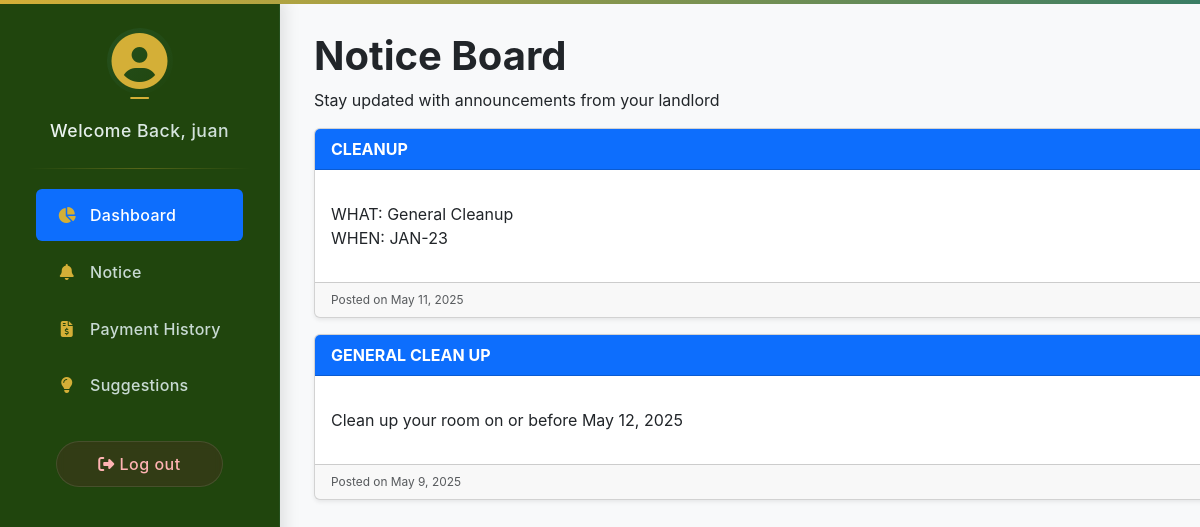
Page /notice.php (signed in) on the committed database.
### tables this page shows
CREATE TABLE `announcements` (
  `announcement_id` int(11) NOT NULL AUTO_INCREMENT,
  `title` varchar(255) NOT NULL,
  `content` text NOT NULL,
  `posted_on` datetime DEFAULT current_timestamp(),
  PRIMARY KEY (`announcement_id`)
);

### notice.php (the view, shortened to what this page needs)
<?php
include 'connection/db.php';
$announcementQuery = "SELECT title, content, posted_on FROM announcements ORDER BY posted_on DESC LIMIT 10";
$announcements = $conn->query($announcementQuery);
?>
<!DOCTYPE html>
<html lang="en">
<head>
  <link rel="stylesheet" href="https://cdnjs.cloudflare.com/ajax/libs/font-awesome/6.4.0/css/all.min.css">
  <link href="https://cdn.jsdelivr.net/npm/bootstrap@5.3.0/dist/css/bootstrap.min.css" rel="stylesheet">
  <link rel="stylesheet" href="CSS/styles.css">
</head>
<body>
  <?php include 'sidebar.php'; ?>
  <div class="main-content">
    <div class="container-fluid">
    <div class="row">
    <div class="col-lg-10 mr-4" style="margin-left: 270px;">
        <h1><strong>Notice Board</strong></h1>
        <p>Stay updated with announcements from your landlord</p>
        <?php if ($announcements && $announcements->num_rows > 0): ?>
          <?php while ($notice = $announcements->fetch_assoc()): ?>
            <div class="card mb-3 shadow-sm">
              <div class="card-header bg-primary text-white">
                <strong><?php echo htmlspecialchars($notice['title']); ?></strong>
              </div>
              <div class="card-body">
                <p class="card-text"><?php echo nl2br(htmlspecialchars($notice['content'])); ?></p>
              </div>
              <div class="card-footer text-muted">
                <small>Posted on <?php echo date("F j, Y", strtotime($notice['posted_on'])); ?></small>
              </div>
            </div>
          <?php endwhile; ?>
        <?php else: ?>
          <div class="alert alert-info">No announcements found at this time.</div>
        <?php endif; ?>
      </div>
    </div>
  </div>
  </div>
</body>
</html>

### CSS/styles.css (style rules this page uses)
:root { --dark-green: #20450d; --medium-green: #1d3b31; --light-green: #2a4d40; --accent-green: #3a7d64; --gold-accent: #d4af37; --text-light: #f0f7f4; --text-muted: #c8dad3; }
body { font-family: 'Inter', -apple-system, BlinkMacSystemFont, sans-serif; margin: 0; padding: 0; background: #f8f9fa; min-height: 100vh; display: flex; flex-direction: column; }
.main-content { flex-grow: 1; padding: 2rem; overflow-y: auto; height: 100vh; }
.card-header { display: flex; justify-content: space-between; align-items: center; margin-bottom: 1rem; }
.card-footer { display: flex; justify-content: space-between; align-items: center; margin-top: 1rem; color: #6c757d; font-size: 0.85rem; }

### rows in the picture
announcements: title "CLEANUP", content "WHAT: General Cleanup WHEN: JAN-23", posted_on "May 11, 2025"
announcements: title "GENERAL CLEAN UP", content "Clean up your room on or before May 12, 2025", posted_on "May 9, 2025"

### other values in the picture
$_SESSION["username"] "juan"
